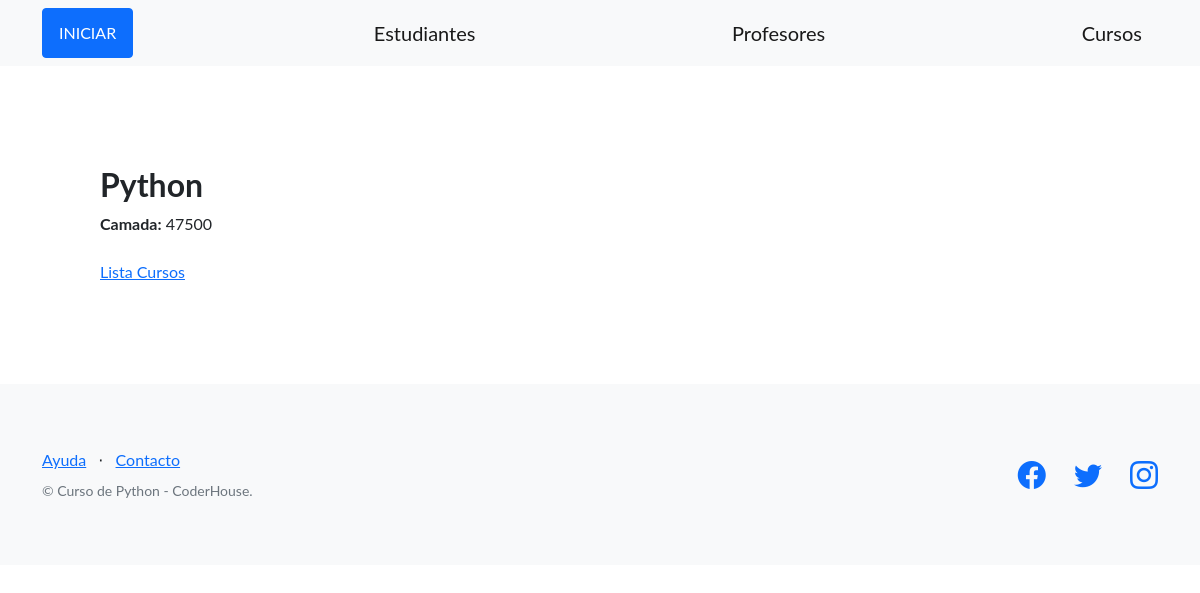
/curso/1/, run on an earlier commit of the app's database.
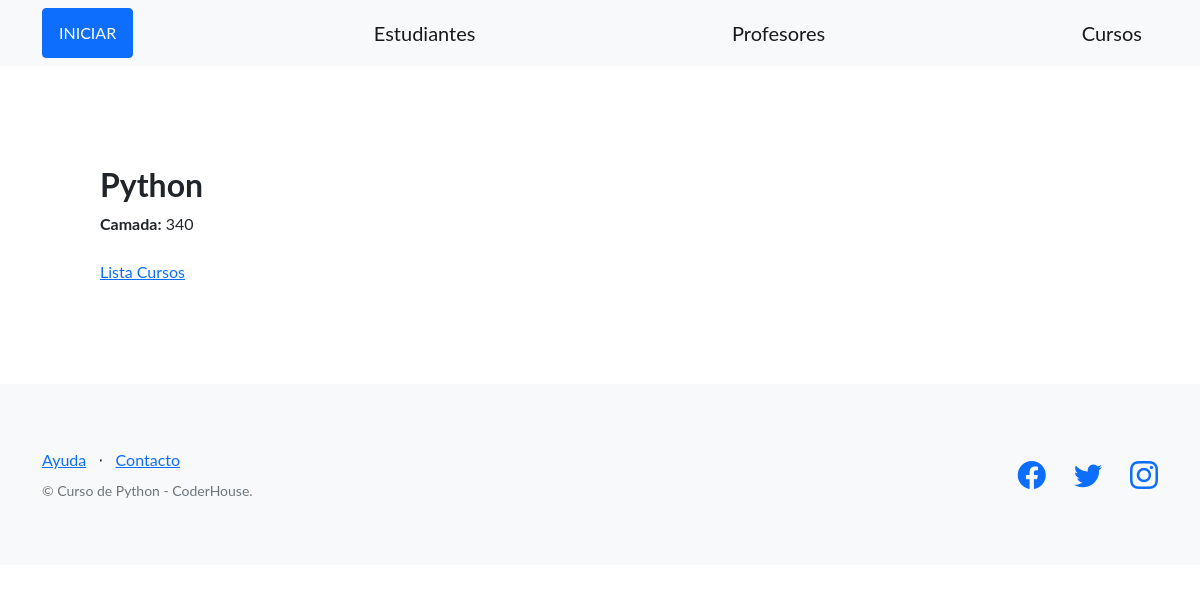
And on a later commit of the database.
### AppCoder/models.py (models this page shows, shortened)
class Curso(models.Model):
    nombre = models.CharField(max_length=64)
    camada = models.IntegerField(default=0)
    descripcion = models.TextField(null=True)

### AppCoder/views.py (the view)
# urls.py: path('curso/<int:id>/', ver_curso, name="ver_curso"),
def ver_curso(request, id):
    curso = Curso.objects.get(id=id)
    contexto1= {
        'curso': curso
    }
    return render(
    request=request,
    template_name='AppCoder/detalle_curso.html',
    context=contexto1,
    )

### AppCoder/templates/AppCoder/detalle_curso.html (shortened to what this page needs)
{% extends 'AppCoder/base.html' %}
{% block contenido %}
<h2>{{curso.nombre}}</h1>
<span>
 <b>Camada:</b>   {{curso.camada}}
</span>
<br>
<br>
<a href="{% url 'listar_curso' %}">Lista Cursos</a>
{% endblock contenido %}

What changed in the data, as far as the page shows it:
changed Curso "Python": camada "47500" → "340"
